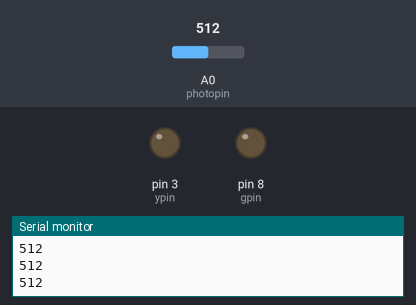
Bench run of a sketch on a simulated Arduino Uno, built with avr-gcc and run on an emulated ATmega328P. Shown: output pins drawn as LEDs (lit = HIGH), the last lines printed to the serial monitor. The inputs (shaded band) are chosen by the test bench; at power-on: A0 (photopin) = 512.

Above: at 1.3 s.
1.4 s: A0 (photopin) set to 893
3.2 s: A0 (photopin) set to 908
At 4.6 s:
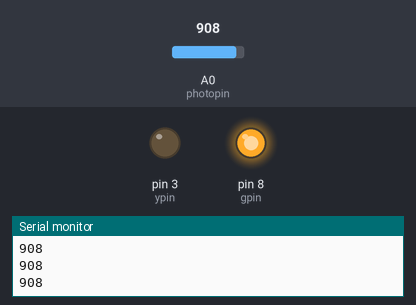
5.5 s: A0 (photopin) set to 105
7.2 s: A0 (photopin) set to 92
At 8.9 s:
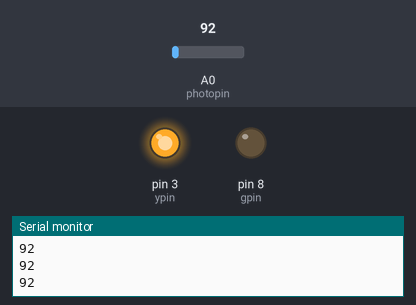
9.5 s: A0 (photopin) set to 910
At 10.4 s:
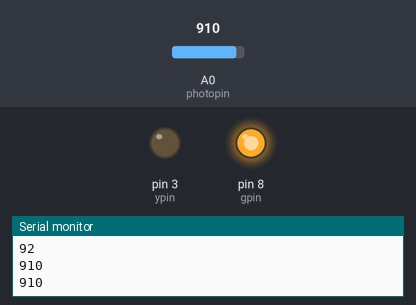
11.5 s: A0 (photopin) set to 90
At 13.2 s:
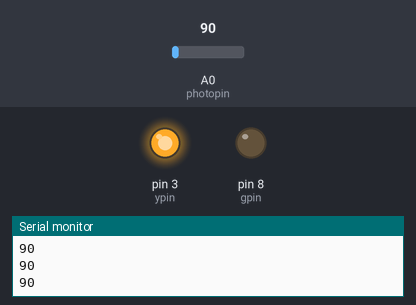
Timing chart, 0 to 14.5 s (numbered marks = the images above; inputs shaded):
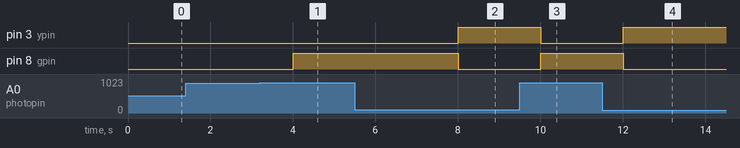

Measured:
- the behaviour switches between 900 and 901 on A0 (photopin) (found by bisection; images 0 and 1)
- the behaviour switches between 100 and 99 on A0 (photopin) (found by bisection; images 1 and 2)
- after the input at 3.2 s, pin 8 (gpin): LOW → HIGH after 0.80 s
- after the input at 7.2 s, pin 3 (ypin): LOW → HIGH after 0.80 s; pin 8 (gpin): HIGH → LOW after 0.80 s
- after the input at 9.5 s, pin 3 (ypin): HIGH → LOW after 0.51 s; pin 8 (gpin): LOW → HIGH after 0.51 s
- after the input at 11.5 s, pin 3 (ypin): LOW → HIGH after 0.51 s; pin 8 (gpin): HIGH → LOW after 0.51 s

The sketch:

Photoresistor.ino
```cpp
int photopin=A0;
int photoval;
int dt=500;
int gpin=8;
int ypin=3;

void setup() {
    Serial.begin(9600);
    pinMode(photopin,INPUT);
    pinMode(gpin,OUTPUT);
    pinMode(ypin,OUTPUT);
}

void loop() {
    photoval = analogRead(photopin);
    Serial.println(photoval);
    delay(dt);
    if (photoval>900) {
        digitalWrite(gpin,HIGH);
        digitalWrite(ypin,LOW);
    }
    if (photoval<100) {
        digitalWrite(gpin,LOW);
        digitalWrite(ypin,HIGH);
    }
}
```
